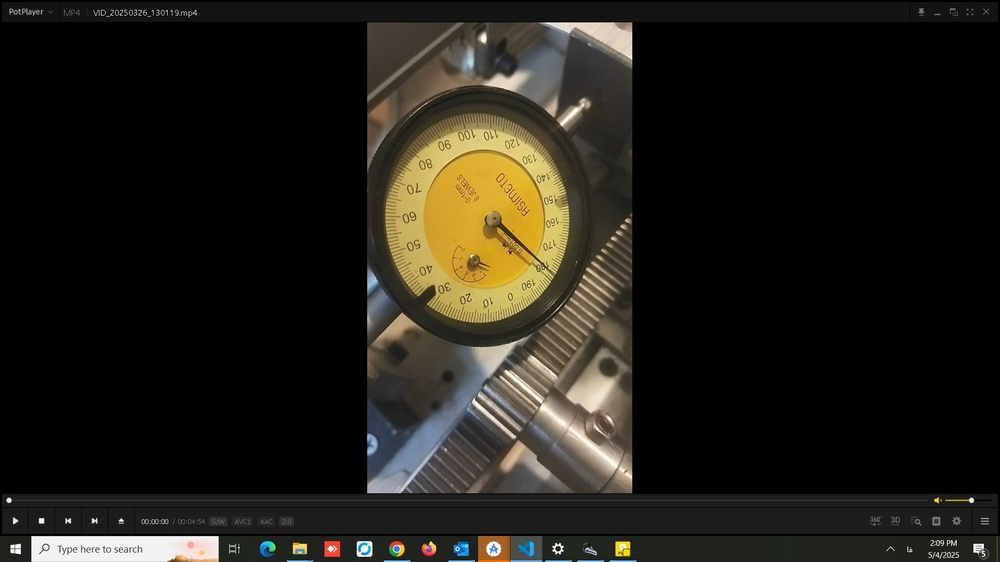
#> input picture samples/sample_000.jpg, 1000 x 562 px, shrunk from 1920 x 1080 before the run, found by its file name; its folder holds only this picture in this run
$ python label_samples.py
#> lines starting #> are read from the running program, lines starting #| are printed output that depends on the picture; after the words box and inside, x2 and y2 are one past the last pixel; in counts of white or black regions, pixels touching at a corner belong together
import cv2
import os
import csv
import sys
sys.stdout.reconfigure(encoding='utf-8')

sample_folder = r"E:\project-zar\custom\python\Live Pressure Reader\gagecnn\samples"
output_csv = "labels.csv"

point = None

def click_event(event, x, y, flags, param):
    global point
    if event == cv2.EVENT_LBUTTONDOWN:
        print(f"Point selected: ({x}, {y})")
        point = (x, y)

if not os.path.exists(sample_folder):
    print(f"Folder '{sample_folder}' not found!")
    exit(1)

files = [f for f in os.listdir(sample_folder) if f.endswith(".jpg")]
files.sort()

if len(files) == 0:
    print("No jpg images found in the samples folder!")
    exit(1)

with open(output_csv, "w", newline="", encoding="utf-8") as csvfile:
    writer = csv.writer(csvfile)
    writer.writerow(["filename", "x", "y"])

    total = len(files)
    for idx, filename in enumerate(files):
        img_path = os.path.join(sample_folder, filename)
        img = cv2.imread(img_path)
#> img is the input picture: shape (562, 1000, 3); mean B, G, R 23.1, 29.7, 32.4

        if img is None:
            print(f"Warning: Could not load image {filename}")
            continue

        point = None

        print(f"\nImage {idx + 1}/{total}: Please click on the needle tip in '{filename}'. Press Enter to confirm, Esc to skip.")

        cv2.imshow("Labeling Tool", img)
        cv2.setMouseCallback("Labeling Tool", click_event, param=img)

        while True:
            display_img = img.copy()
            if point is not None:
                cv2.circle(display_img, point, 5, (0, 0, 255), -1)

            cv2.putText(display_img, "Click needle tip, Enter=confirm, Esc=skip", (10, 30),
                        cv2.FONT_HERSHEY_SIMPLEX, 0.7, (255, 255, 255), 2)
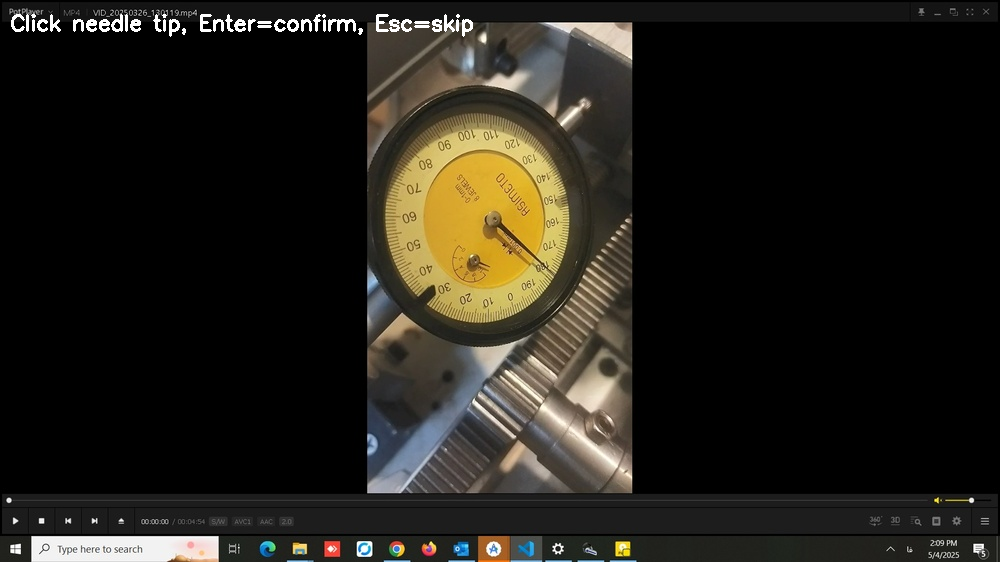
#> display_img: shape (562, 1000, 3); 0.53% of pixels changed, all inside (x1, y1, x2, y2) = (11, 14, 473, 37)

            cv2.imshow("Labeling Tool", display_img)

            key = cv2.waitKey(20) & 0xFF
#> (key Esc is pressed here)
            if key == 13:  # Enter
                if point is not None:
                    writer.writerow([filename, point[0], point[1]])
                    print(f"Point saved: {point}")
                    break
                else:
                    print("Please select a point on the image before pressing Enter.")
            elif key == 27:  # Esc
                print("Skipping this image.")
                break

cv2.destroyAllWindows()
print("All labels have been saved.")
